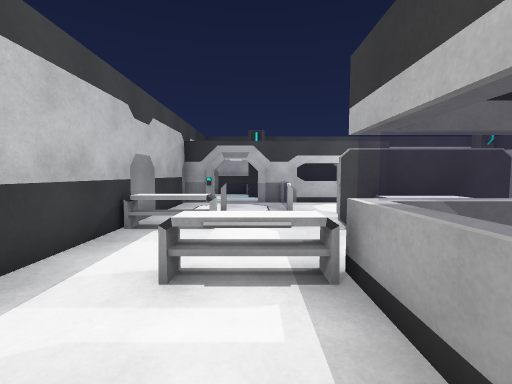
View 1 (above)

19 first-person views from a walk through a Unity game level. The camera is 1.4 m above the floor, tilts 4° down and sees 90° across. Doors are open. The floor is counted in squares, 1 m on a side. Each view is taken from the middle of a square. On the plan, view 1 faces up. The plan holds only what a view shows up to about 13 squares ahead; the rest is blank. Some animated figures are left out.

View 2
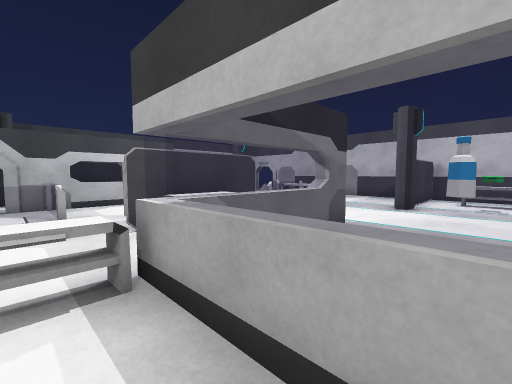

View 3
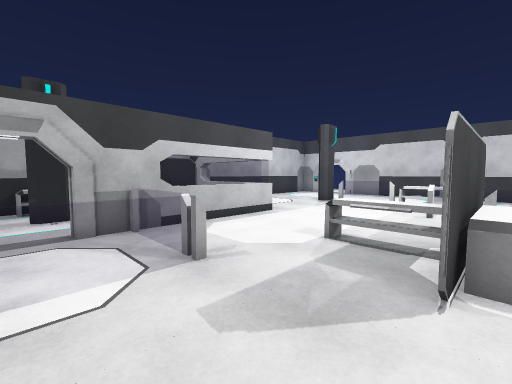

View 4
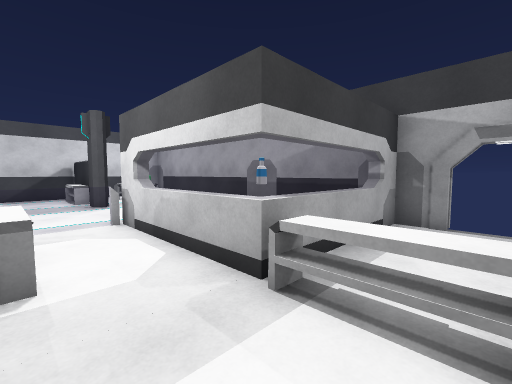

View 5
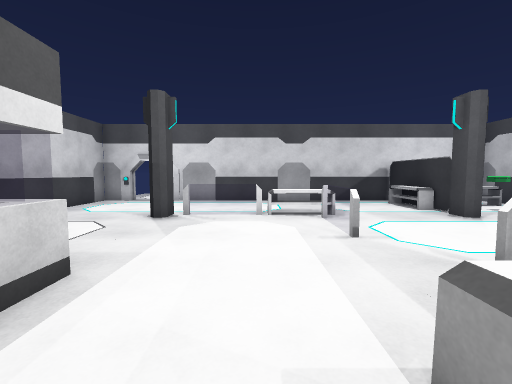

View 6
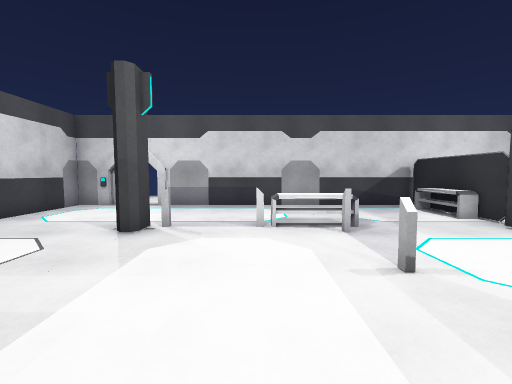

View 7
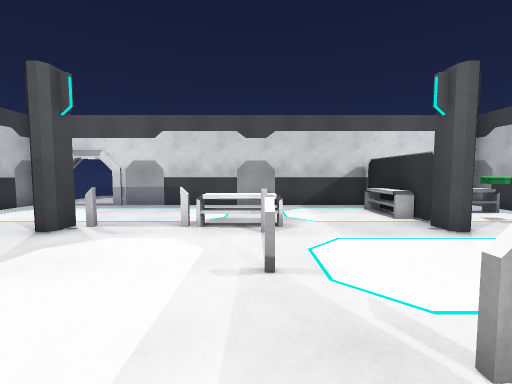

View 8
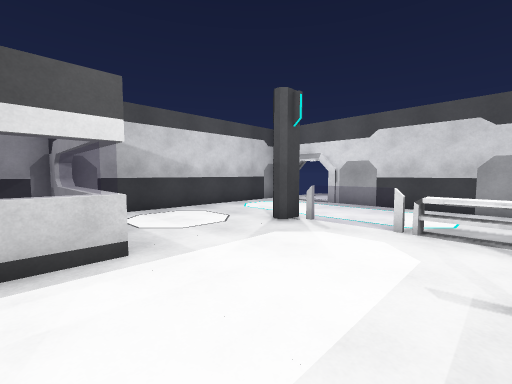

View 9
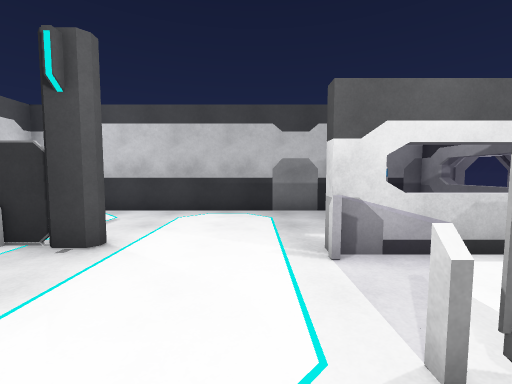

View 10
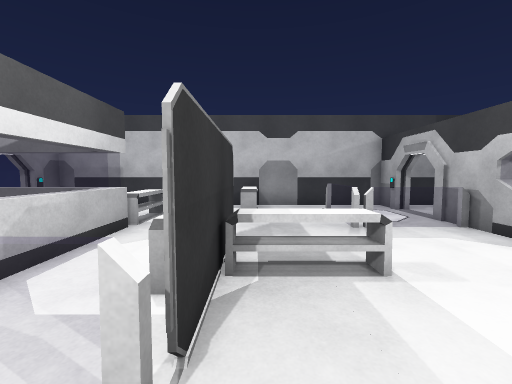

View 11
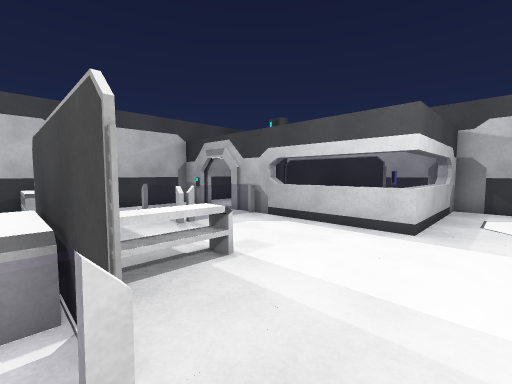

View 12
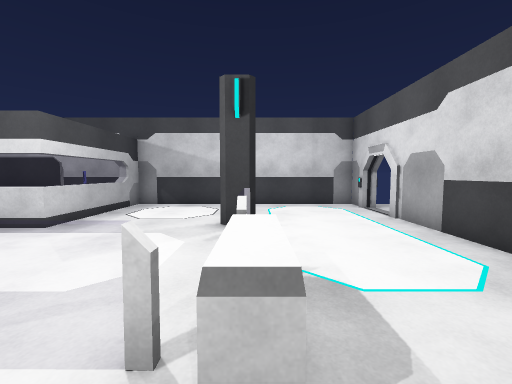

View 13
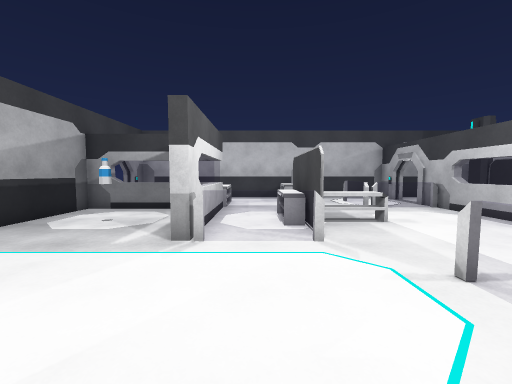

View 14
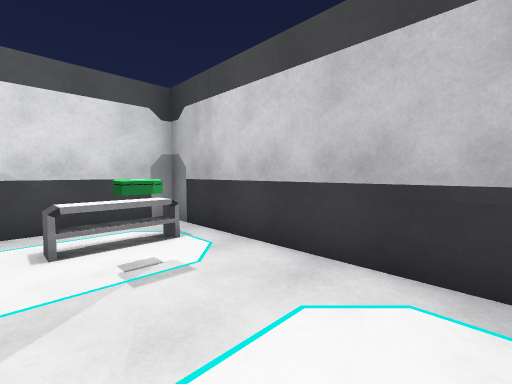

View 15
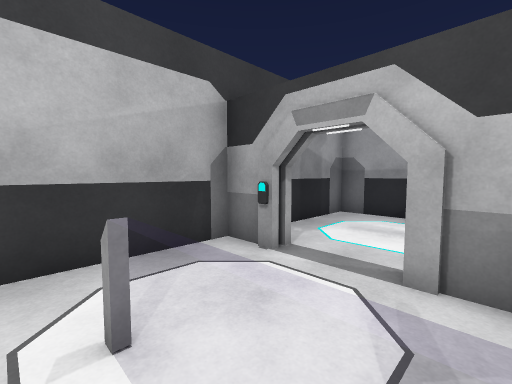

View 16
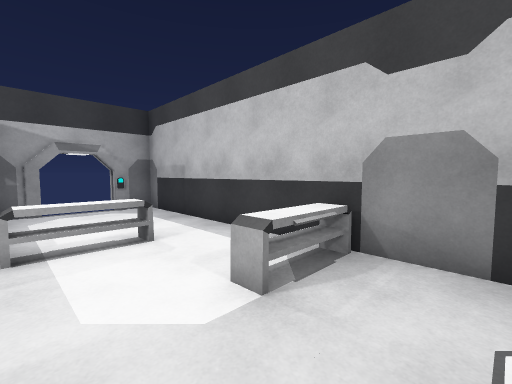

View 17
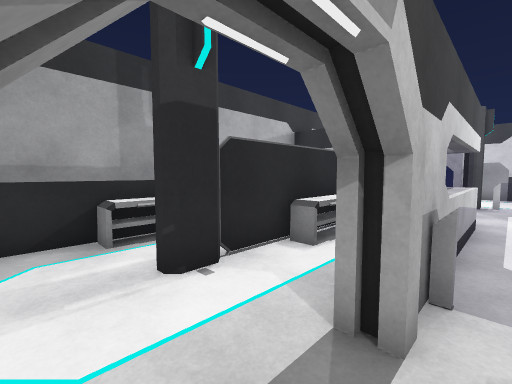

View 18
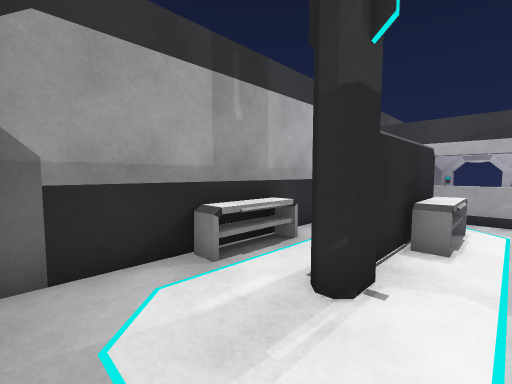

View 19
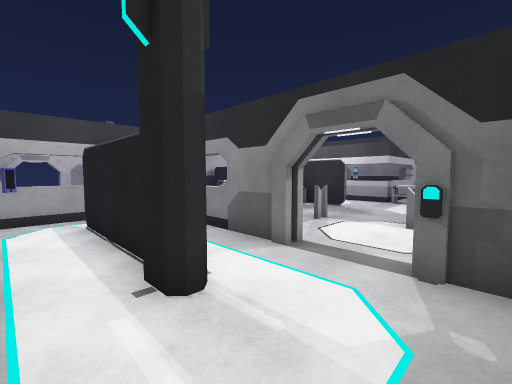

### Floor plan
Key: @ floor where view 1 was taken; # wall or solid block; x gap in a wall; . floor; D open door; = window, fence, low wall or low ledge; C column; T table.
Columns run from 4 left of view 1 to 17 right of it. Each row starts with its distance up from view 1.
 18 ####TT################
 17 #...TT...#=.........DD
 16 #...######=.........DD
 15 #...C#TTTT=.........DD
 14 #.........=.........DD
 13 ##...##====....C#....#
 12 #....=..........=....#
 11 #....=..........=....#
 10 #..===..........x....#
  9 #.......T.......T....#
  8 #.......T....===T....#
  7 #TTT....T.......T....#
  6 #.....#TTT#=.........#
  5 #..........=.........#
  4 #..TTT.....#.....TTT.#
  3 #..TTT====##...CC#T###
  2 #....==..............#
  1 #....==...........TT.#
  0 #...@==...........TT.#
 -1 #....##............T.#
 -2 ##DDD#################

Where each view was taken, in squares from view 1:
view 1: 0 up, 0 right, facing up
view 2: 0 up, 0 right, facing up-right
view 3: 6 up, 1 left, facing up-right
view 4: 6 up, 1 left, facing down-right
view 5: 10 up, 3 right, facing right
view 6: 10 up, 5 right, facing right
view 7: 8 up, 5 right, facing right
view 8: 8 up, 5 right, facing up-right
view 9: 8 up, 8 right, facing down
view 10: 7 up, 8 right, facing left
view 11: 6 up, 8 right, facing up-left
view 12: 6 up, 12 right, facing up
view 13: 5 up, 12 right, facing left
view 14: 2 up, 9 right, facing down-right
view 15: 9 up, 1 right, facing up-left
view 16: 9 up, 1 right, facing down-left
view 17: 12 up, 2 left, facing up-right
view 18: 14 up, 3 left, facing up-right
view 19: 17 up, 3 left, facing down-right
